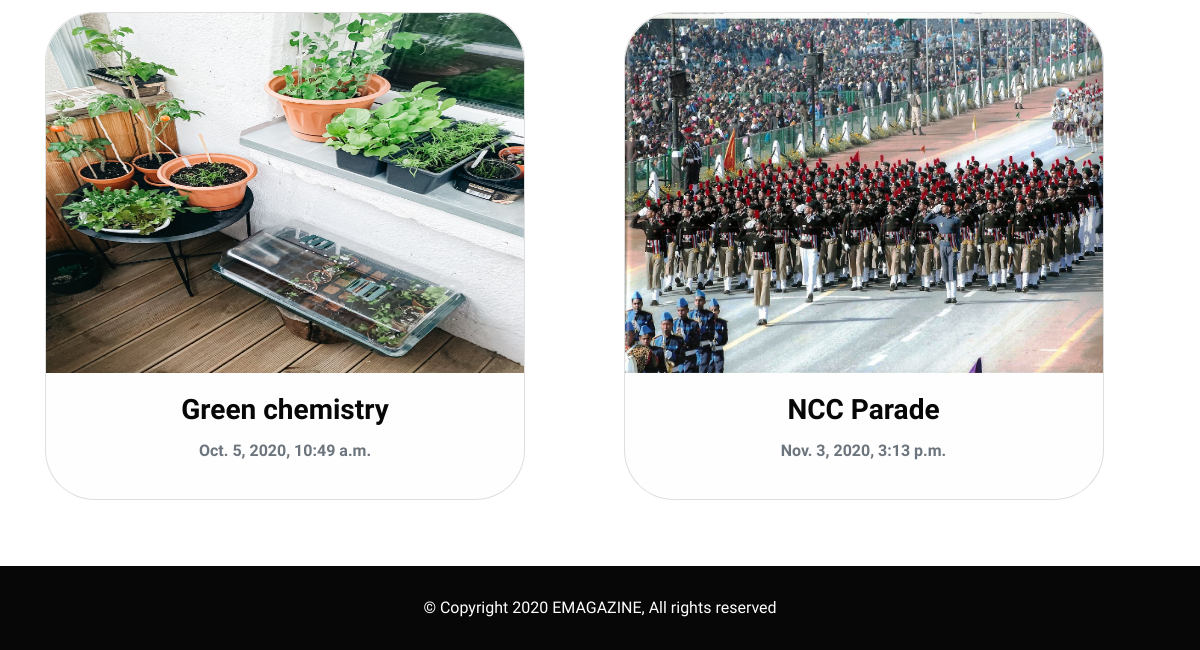
The app's page /menu/achievements/ (lower part), older data.
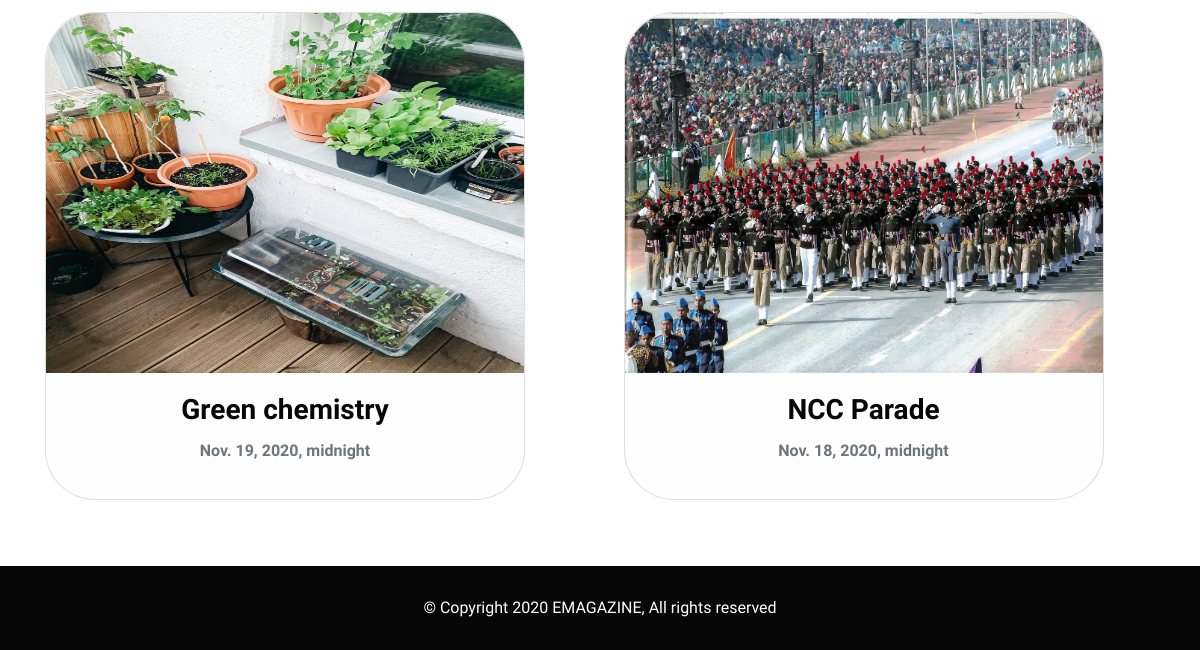
The same page, newer data.
### EMAG_APP/models.py (models this page shows, shortened)
class Achievement(models.Model):
    user_id = models.ForeignKey(
        to=User, on_delete=models.CASCADE, null=True, related_name='achievements')
    achievement_title = models.CharField(
        max_length=755, null=False, blank=False, unique=True)
    achievement_field = models.TextField(
        null=True, blank=True)
    achievement_data = models.FileField(null=True, blank=True)
    achievement_banner = models.ImageField(null=False, blank=False)
    achievement_tags = models.CharField(max_length=400, null=True, blank=True)
    achievement_description = models.TextField(null=False, blank=False)
    uploaded_at = models.DateTimeField(default=timezone.now)

### EMAG_APP/views.py (the view)
# urls.py: path('menu/achievements/', achievement_view),
def achievement_view(request):
    achievements = Achievement.objects.all()
    return render(request, "achievement/achievement.html", {"achievements": achievements})

### EMAG_APP/templates/achievement/achievement.html (shortened to what this page needs)
{% extends 'index.html' %}{% load static %}
{% block body %}
<div class="container" style="overflow-x: hidden">
            <div class="e-grid">
                {% for ach in achievements %}
                <div class="card text-center">
                <img class="card-img-top img-fluid" src="{{ ach.achievement_banner.url }}" alt="project banner" >
                <div class="card-body">
                    <h3 class="card-title font-weight-bold"><a href="/achievements/{{ ach.id }}">{{ ach.achievement_title }}</a>
                    </h3>
                    <p class="font-weight-bold text-muted">{{ ach.uploaded_at }}</p>
                </div>
                </div>
                {% endfor %}
             </div>
</div>
{% endblock %}

Row changes from the older to the newer data that the page shows:
changed Achievement "Green chemistry": uploaded_at "Oct. 5, 2020, 10:49 a.m." → "Nov. 19, 2020, midnight"
changed Achievement "NCC Parade": uploaded_at "Nov. 3, 2020, 3:13 p.m." → "Nov. 18, 2020, midnight"
